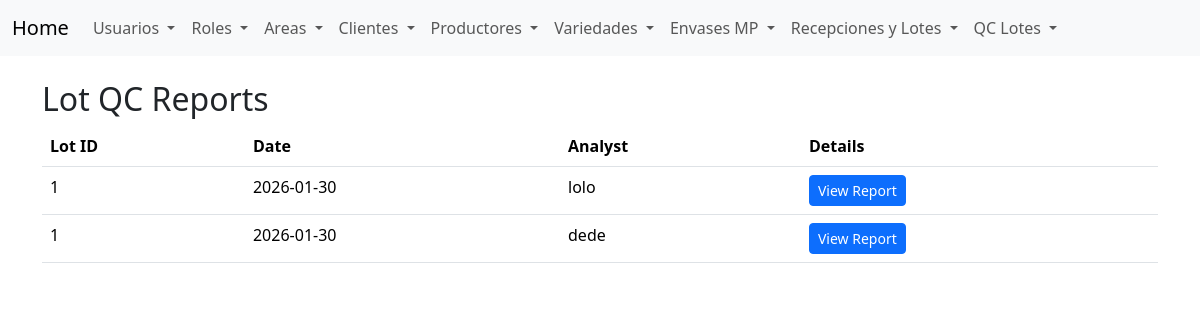
Page /list_lot_qc_reports (signed in) on the committed database.
### app/models.py (models this page shows)
class LotQC(BaseModel):
    __tablename__ = 'lotsqc'
    lot_id = db.Column(db.Integer, db.ForeignKey('lots.id'))
    analyst = db.Column(db.String(64), nullable=True)
    date = db.Column(db.Date, default=date.today)
    time = db.Column(db.Time, default=lambda: datetime.utcnow().time())
    units = db.Column(db.Integer, nullable=False, default=0)
    inshell_weight = db.Column(db.Float, nullable=False)
    shelled_weight = db.Column(db.Float, nullable=False)
    yieldpercentage = db.Column(db.Float, nullable=False)
    lessthan30 = db.Column(db.Integer, nullable=False)
    between3032 = db.Column(db.Integer, nullable=False)
    between3234 = db.Column(db.Integer, nullable=False)
    between3436 = db.Column(db.Integer, nullable=False)
    morethan36 = db.Column(db.Integer, nullable=False)
    broken_walnut = db.Column(db.Integer, nullable=False)
    split_walnut = db.Column(db.Integer, nullable=False)
    light_stain = db.Column(db.Integer, nullable=False)
    serious_stain = db.Column(db.Integer, nullable=False)
    adhered_hull = db.Column(db.Integer, nullable=False)
    shrivel = db.Column(db.Integer, nullable=False)
    empty = db.Column(db.Integer, nullable=False)
    insect_damage = db.Column(db.Integer, nullable=False)
    inactive_fungus = db.Column(db.Integer, nullable=False)
    active_fungus = db.Column(db.Integer, nullable=False)
    extra_light = db.Column(db.Float, nullable=False)
    light = db.Column(db.Float, nullable=False)
    light_amber = db.Column(db.Float, nullable=False)
    amber = db.Column(db.Float, nullable=False)
    yellow = db.Column(db.Float, nullable=False)
    inshell_image_path = db.Column(db.String(255), nullable=True)
    shelled_image_path = db.Column(db.String(255), nullable=True)

### app/routes.py (the view)
@app.route('/list_lot_qc_reports')
@login_required
def list_lot_qc_reports():
    lot_qc_reports = LotQC.query.all()
    return render_template('list_lot_qc_reports.html', lot_qc_records=lot_qc_reports)

### app/models.py (called while the page is built)
@login_manager.user_loader
def load_user(user_id):
    return User.query.get(int(user_id))

    def has_role(self, role_name):
        return any(role.name == role_name for role in self.roles)

### app/templates/list_lot_qc_reports.html
{% extends "base.html" %}
{% block content %}
<div class="container mt-4">
    <h2>Lot QC Reports</h2>
    <table class="table">
        <thead>
            <tr>
                <th>Lot ID</th>
                <th>Date</th>
                <th>Analyst</th>
                <th>Details</th>
            </tr>
        </thead>
        <tbody>
            {% for record in lot_qc_records %}
            <tr>
                <td>{{ record.lot_id }}</td>
                <td>{{ record.date.strftime('%Y-%m-%d') }}</td>
                <td>{{ record.analyst }}</td>
                <td>
                    <a href="{{ url_for('view_lot_qc_report', report_id=record.id) }}" class="btn btn-primary btn-sm">View Report</a>
                </td>
            </tr>
            {% else %}
            <tr>
                <td colspan="6">No se encontraron análisis de calidad en la base de datos.</td>
            </tr>
            {% endfor %}
        </tbody>
    </table>
</div>
{% endblock %}

### rows in the picture
LotQC: lot_id "1", date "2026-01-30", analyst "lolo"
LotQC: lot_id "1", date "2026-01-30", analyst "dede"
